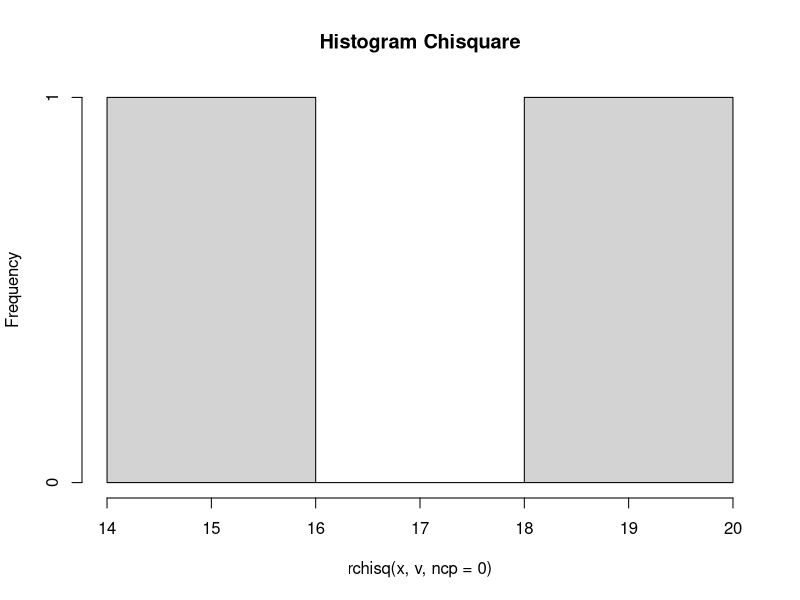

Generate this figure with R:
x = 2
v= 10

#Nomor 4a
dchisq(x,v,ncp=0)

#Nomor 4b
hist(rchisq(x,v,ncp=0),main="Histogram Chisquare")

#Nomor 4c
mean = v
mean
var = v * 2
var
